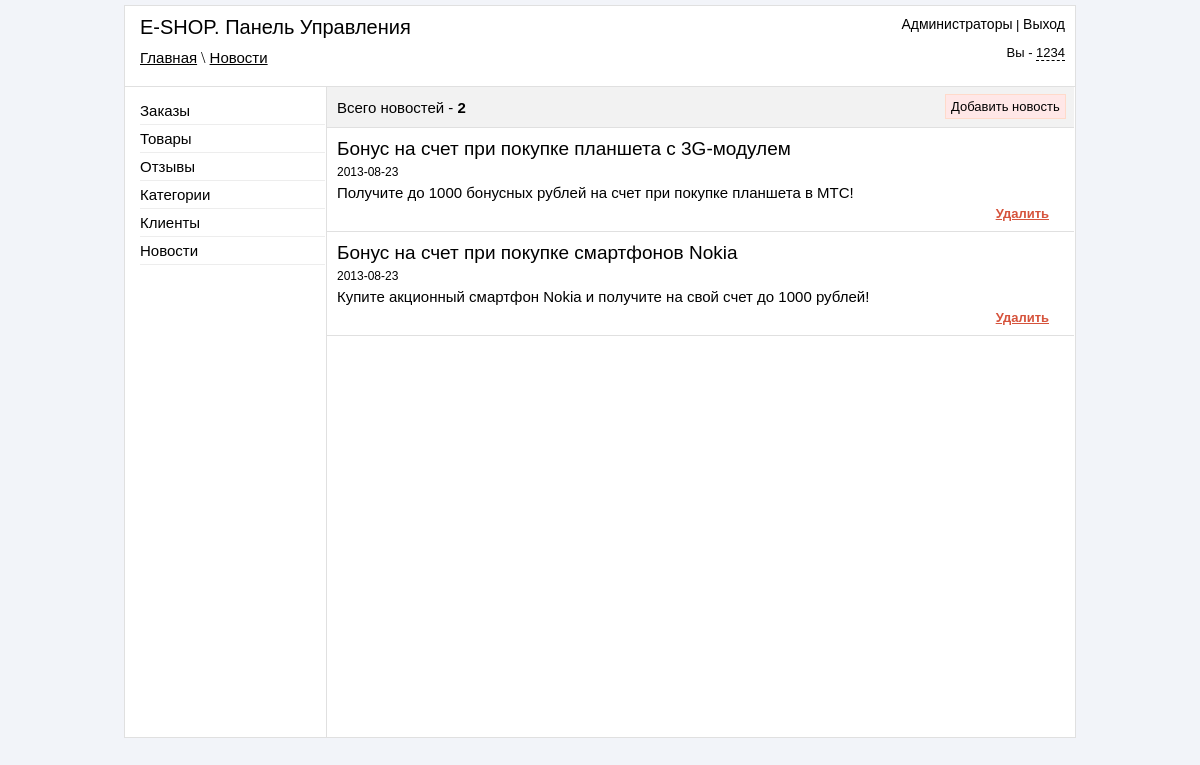
Page /admin/news.php (signed in) on the committed database.
### tables this page shows
CREATE TABLE `news` (
  `id` int(11) NOT NULL,
  `title` varchar(255) NOT NULL,
  `text` text NOT NULL,
  `date` date NOT NULL
);

### admin/news.php (the view, shortened to what this page needs)
<?php
if ($_SESSION['auth_admin'] == "yes_auth")
{
include("include/db_connect.php");
?>
<!DOCTYPE html PUBLIC "-//W3C//DTD XHTML 1.0 Transitional//EN" "http://www.w3.org/TR/xhtml1/DTD/xhtml1-transitional.dtd">
<html xmlns="http://www.w3.org/1999/xhtml" xml:lang="en" lang="en">
<head>
    <link href="css/reset.css" rel="stylesheet" type="text/css" />
    <link href="css/style.css" rel="stylesheet" type="text/css" />
    <link href="jquery_confirm/jquery_confirm.css" rel="stylesheet" type="text/css" />
    <link href="fancybox/jquery.fancybox.css" rel="stylesheet" type="text/css" />
</head>
<body>
    <div id="block-body">
        <?php
            include("include/block-header.php");
            $all_count = mysql_query("SELECT * FROM news",$link);
            $result_count = mysql_num_rows($all_count);
        ?>
    <div id="block-content">
        <div id="block-parameters">
            <p id="count-client" >Всего новостей - <strong><?php echo $result_count; ?></strong></p>
            <p align="right" id="add-style"><a class="news" href="#news" >Добавить новость</a></p>
        </div>
        <?php
        $result = mysql_query("SELECT * FROM news ORDER BY id DESC",$link);
         If (mysql_num_rows($result) > 0)
        {
        $row = mysql_fetch_array($result);
        do
        {
            echo '
        <div class="block-news">
        <h3>'.$row["title"].'</h3>
        <span>'.$row["date"].'</span>
        <p>'.$row["text"].'</p>
        <p class="links-actions" align="right" ><a class="delete" rel="news.php?id='.$row["id"].'&action=delete" >Удалить</a></p>
        </div>
            ';
        } while ($row = mysql_fetch_array($result));
        }
        ?>
    </div>
    </div>
</body>
</html>
<?php
}else
{
    header("Location: login.php");
}
?>

### admin/css/style.css (style rules this page uses)
body { background-color: #F2F4F9; }
#block-body { width: 950px; margin: 5px auto; background-color: white; border: 1px solid #E0E0E0; }
#block-header1 a { font: 15px sans-serif; color: black; }
#block-content { width: 747px; min-height: 650px; height: auto; margin-left: 201px; border-left: 1px solid #E0E0E0; }
#block-parameters { height: 40px; border-bottom: 1px solid #E0E0E0; background-color: #F2F2F2; }
.delete { font:bold 13px sans-serif; color: #D6533C; cursor: pointer; text-decoration: underline; }
#add-style { margin-top: 12px; margin-left: 618px; position: absolute; }
#add-style > a { font: 13px arial; color: black; text-decoration: none; border: 1px solid #FFDACA; background-color: #FFE7E7; padding-left: 5px; padding-right: 5px; padding-top: 4px; padding-bottom: 4px; }
.links-actions { margin-right: 15px; }
#count-client { position: absolute; font: 15px sans-serif; margin-left: 10px; margin-top: 12px; }
.block-news { border-bottom: 1px solid #E0E0E0; padding: 10px; }
.block-news h3 { font: 19px sans-serif; margin: 0; }
.block-news span { display: block; font: 12px sans-serif; margin-top: 5px; }
.block-news p { font: 15px sans-serif; margin-top: 5px; margin-bottom: 0px; }

### rows in the picture
news: title "Бонус на счет при покупке планшета с 3G-модулем", date "2013-08-23", text "Получите до 1000 бонусных рублей на счет при покупке планшета в МТС!"
news: title "Бонус на счет при покупке смартфонов Nokia", date "2013-08-23", text "Купите акционный смартфон Nokia и получите на свой счет до 1000 рублей!"

### other values in the picture
$_SESSION['urlpage'] "Главная \\ Новости"
$result_count "2"
